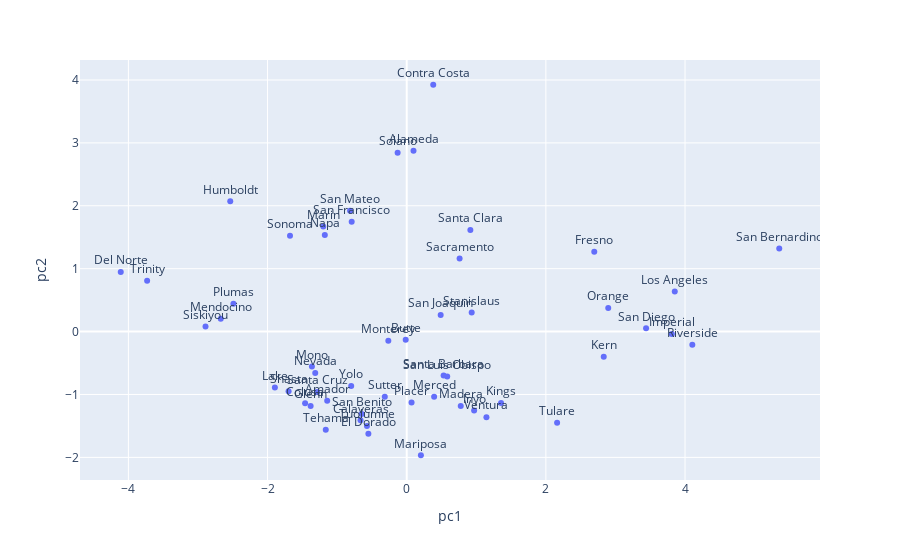

The code cell stored with this chart in its notebook:
### Markdown cell above
The heatmap roughly looks like the outline of California, and the dark areas represent eastern California historically affected by wildfires, typically mountainous regions with lots of vegetation.

### Code cell
#data setup
import plotly.express as px
ca_aqi_agg = epa_data.get('annual_county_aqi')[epa_data.get('annual_county_aqi')['State'] == 'California']
ca_temp_agg = epa_data_CA['daily_wind'].groupby('County Name').mean('Arithmetic Mean')['Arithmetic Mean'].rename('Mean Temp')
ca_co_agg = epa_data_CA['daily_co'].groupby('County Name').mean('Arithmetic Mean')['Arithmetic Mean'].rename('Mean CO')
ca_no2_agg = epa_data_CA['daily_no2'].groupby('County Name').mean('Arithmetic Mean')['Arithmetic Mean'].rename('Mean NO2')
ca_ozone_agg = epa_data_CA['daily_ozone'].groupby('County Name').mean('Arithmetic Mean')['Arithmetic Mean'].rename('Mean Ozone')
ca_so2_agg = epa_data_CA['daily_so2'].groupby('County Name').mean('Arithmetic Mean')['Arithmetic Mean'].rename('Mean SO2')
ca_coords = epa_data_CA_merged.groupby('county Name').mean(['Latitude','Longitude'])[['Latitude','Longitude']]

ca_merged = ca_aqi_agg.merge(ca_temp_agg, left_on='County', right_on='County Name',how='left').fillna(0)
ca_merged = ca_merged.merge(ca_co_agg, left_on='County', right_on='County Name',how='left').fillna(0)
ca_merged = ca_merged.merge(ca_no2_agg, left_on='County', right_on='County Name',how='left').fillna(0)
ca_merged = ca_merged.merge(ca_ozone_agg, left_on='County', right_on='County Name',how='left').fillna(0)
ca_merged = ca_merged.merge(ca_so2_agg, left_on='County', right_on='County Name',how='left').fillna(0)
ca_merged = ca_merged.merge(ca_coords, left_on='County',right_on = 'county Name',how='left').fillna(0)

cols = ['Median AQI','Mean Temp','Mean CO', 'Mean NO2', 'Mean Ozone', 'Mean SO2', 'Latitude', 'Longitude']

ca_final = ca_merged.set_index('County')[cols]

ca_final_centered = (ca_final - np.mean(ca_final, axis=0))/np.std(ca_final, axis=0)
u, s, vt = np.linalg.svd(ca_final_centered, full_matrices = False)
first_2_pcs = pd.DataFrame(u[:,0:2]*s[0:2], columns = ['pc1','pc2'])

point_names = list(ca_final_centered.index) 
first_2_pcs['point'] = point_names

for col in cols:
    plt.figure()
    plt.scatter(first_2_pcs['pc1'],ca_final_centered[col])
    plt.ylabel(col)
    plt.xlabel('pc1')
    print(np.corrcoef(first_2_pcs['pc1'],ca_final_centered[col])[0,1])

fig = px.scatter(first_2_pcs, x="pc1", y="pc2", text="point"); 

fig.update_traces(textposition='top center');

fig.show();

### Figure 1 — Plotly figure (JSON) as saved in the notebook; plotly's stock layout.template omitted (floating-point values rounded to 4 significant figures)
{"data": [{"hovertemplate": "pc1=%{x}<br>pc2=%{y}<br>point=%{text}<extra></extra>", "legendgroup": "", "marker": {"color": "#636efa", "symbol": "circle"}, "mode": "markers+text", "name": "", "orientation": "v", "showlegend": false, "text": ["Alameda", "Amador", "Butte", "Calaveras", "Colusa", "Contra Costa", "Del Norte", "El Dorado", "Fresno", "Glenn", "Humboldt", "Imperial", "Inyo", "Kern", "Kings", "Lake", "Los Angeles", "Madera", "Marin", "Mariposa", "Mendocino", "Merced", "Mono", "Monterey", "Napa", "Nevada", "Orange", "Placer", "Plumas", "Riverside", "Sacramento", "San Benito", "San Bernardino", "San Diego", "San Francisco", "San Joaquin", "San Luis Obispo", "San Mateo", "Santa Barbara", "Santa Clara", "Santa Cruz", "Shasta", "Siskiyou", "Solano", "Sonoma", "Stanislaus", "Sutter", "Tehama", "Trinity", "Tulare", "Tuolumne", "Ventura", "Yolo"], "textposition": "top center", "type": "scatter", "x": [0.09764, -1.143, -0.01462, -0.6636, -1.46, 0.3811, -4.11, -0.551, 2.696, -1.381, -2.536, 3.81, 0.9686, 2.832, 1.356, -1.895, 3.853, 0.7767, -1.2, 0.2039, -2.673, 0.394, -1.362, -0.2643, -1.177, -1.315, 2.896, 0.06962, -2.491, 4.105, 0.7602, -0.6461, 5.354, 3.44, -0.7908, 0.4881, 0.5822, -0.8137, 0.5302, 0.9149, -1.288, -1.698, -2.892, -0.1306, -1.677, 0.9337, -0.3151, -1.163, -3.731, 2.161, -0.5715, 1.146, -0.7976], "xaxis": "x", "y": [2.875, -1.098, -0.1282, -1.411, -1.14, 3.924, 0.9469, -1.623, 1.271, -1.184, 2.071, -0.03756, -1.256, -0.3992, -1.134, -0.8888, 0.6373, -1.183, 1.669, -1.966, 0.2027, -1.038, -0.5545, -0.145, 1.535, -0.6604, 0.3768, -1.129, 0.4413, -0.2086, 1.161, -1.309, 1.32, 0.05132, 1.747, 0.262, -0.7129, 1.92, -0.6986, 1.614, -0.9591, -0.9483, 0.08217, 2.844, 1.523, 0.3026, -1.036, -1.559, 0.8068, -1.448, -1.502, -1.36, -0.867], "yaxis": "y"}], "layout": {"legend": {"tracegroupgap": 0}, "margin": {"t": 60}, "xaxis": {"anchor": "y", "domain": [0, 1], "title": {"text": "pc1"}}, "yaxis": {"anchor": "x", "domain": [0, 1], "title": {"text": "pc2"}}}}
